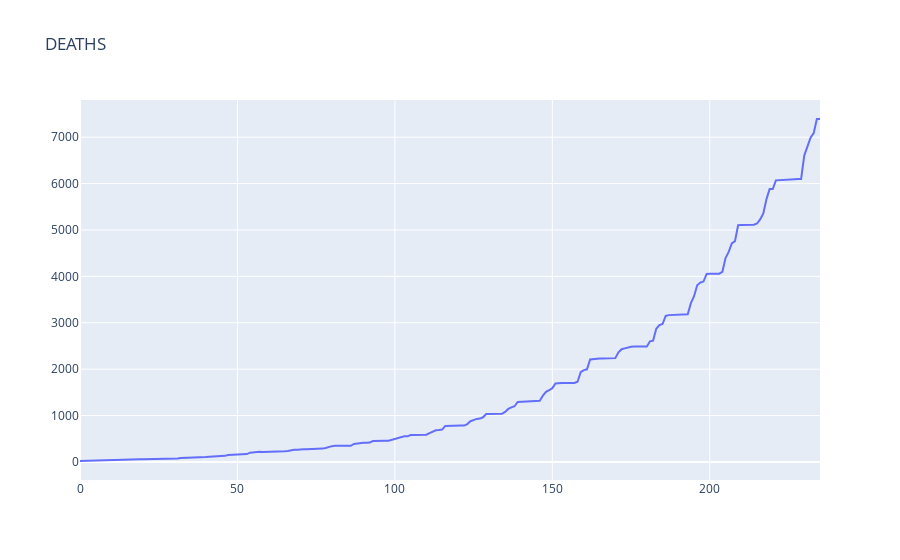

Notebook code cell kept with this figure:
### Code cell
import plotly.graph_objects as go
fig = go.Figure()
fig.add_trace(go.Scatter(y=DEATHS))
#fig.add_trace(go.Bar(y=CASES))
fig.update_layout(title = 'DEATHS')
fig.show()

### Figure 1 — Plotly figure (JSON) as saved in the notebook; plotly's stock layout.template omitted (floating-point values rounded to 4 significant figures; data arrays with more than 128 entries replaced by an {"elided": "..."} marker saying what was removed)
{"data": [{"type": "scatter", "y": {"elided": "236 str values"}}], "layout": {"title": {"text": "DEATHS"}}}
